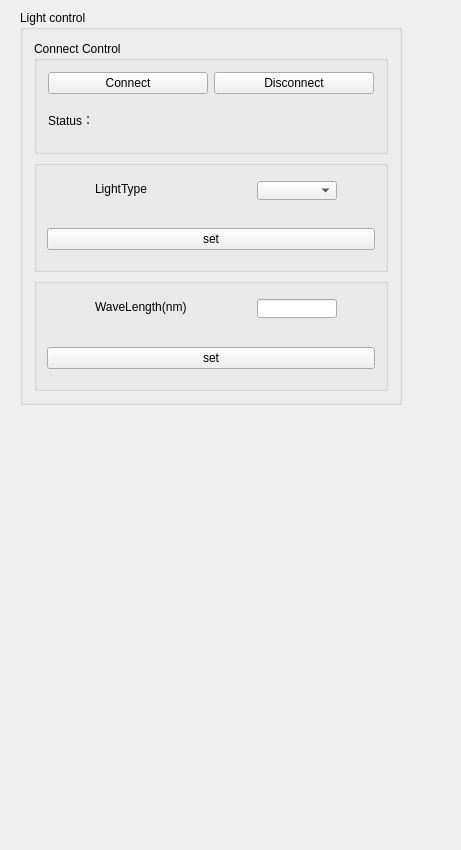
<?xml version="1.0" encoding="UTF-8"?>
<ui version="4.0">
 <class>LightAdjustWidgetClass</class>
 <widget class="QWidget" name="LightAdjustWidgetClass">
  <property name="geometry">
   <rect>
    <x>0</x>
    <y>0</y>
    <width>461</width>
    <height>850</height>
   </rect>
  </property>
  <property name="windowTitle">
   <string>LightAdjustWidget</string>
  </property>
  <widget class="QGroupBox" name="groupBox">
   <property name="geometry">
    <rect>
     <x>20</x>
     <y>10</y>
     <width>382</width>
     <height>395</height>
    </rect>
   </property>
   <property name="minimumSize">
    <size>
     <width>0</width>
     <height>200</height>
    </size>
   </property>
   <property name="title">
    <string>Light control</string>
   </property>
   <layout class="QVBoxLayout" name="verticalLayout_2">
    <item>
     <widget class="QGroupBox" name="groupBox_3">
      <property name="title">
       <string>Connect Control</string>
      </property>
      <layout class="QVBoxLayout" name="verticalLayout_4">
       <item>
        <layout class="QHBoxLayout" name="horizontalLayout_2">
         <item>
          <widget class="QPushButton" name="btn_connect">
           <property name="text">
            <string>Connect</string>
           </property>
          </widget>
         </item>
         <item>
          <widget class="QPushButton" name="btn_disconnect">
           <property name="text">
            <string>Disconnect</string>
           </property>
          </widget>
         </item>
        </layout>
       </item>
       <item>
        <layout class="QHBoxLayout" name="horizontalLayout_3" stretch="0,3">
         <item>
          <widget class="QLabel" name="label">
           <property name="text">
            <string>Status：</string>
           </property>
          </widget>
         </item>
         <item>
          <widget class="QLabel" name="label_status">
           <property name="font">
            <font>
             <weight>75</weight>
             <bold>true</bold>
            </font>
           </property>
           <property name="text">
            <string/>
           </property>
          </widget>
         </item>
        </layout>
       </item>
      </layout>
     </widget>
    </item>
    <item>
     <widget class="QGroupBox" name="groupBox_2">
      <property name="minimumSize">
       <size>
        <width>0</width>
        <height>0</height>
       </size>
      </property>
      <property name="title">
       <string/>
      </property>
      <layout class="QVBoxLayout" name="verticalLayout_9">
       <property name="spacing">
        <number>15</number>
       </property>
       <property name="leftMargin">
        <number>10</number>
       </property>
       <property name="topMargin">
        <number>15</number>
       </property>
       <property name="rightMargin">
        <number>10</number>
       </property>
       <property name="bottomMargin">
        <number>15</number>
       </property>
       <item>
        <widget class="QWidget" name="widget_2" native="true">
         <property name="minimumSize">
          <size>
           <width>0</width>
           <height>0</height>
          </size>
         </property>
         <widget class="QLabel" name="label_slow">
          <property name="geometry">
           <rect>
            <x>48</x>
            <y>0</y>
            <width>100</width>
            <height>16</height>
           </rect>
          </property>
          <property name="minimumSize">
           <size>
            <width>100</width>
            <height>0</height>
           </size>
          </property>
          <property name="maximumSize">
           <size>
            <width>100</width>
            <height>16777215</height>
           </size>
          </property>
          <property name="sizeIncrement">
           <size>
            <width>0</width>
            <height>0</height>
           </size>
          </property>
          <property name="text">
           <string>LightType</string>
          </property>
          <property name="alignment">
           <set>Qt::AlignLeading|Qt::AlignLeft|Qt::AlignVCenter</set>
          </property>
         </widget>
         <widget class="QComboBox" name="comboBox_type">
          <property name="geometry">
           <rect>
            <x>210</x>
            <y>0</y>
            <width>80</width>
            <height>19</height>
           </rect>
          </property>
          <property name="minimumSize">
           <size>
            <width>80</width>
            <height>0</height>
           </size>
          </property>
          <property name="maximumSize">
           <size>
            <width>80</width>
            <height>16777215</height>
           </size>
          </property>
         </widget>
        </widget>
       </item>
       <item>
        <widget class="QWidget" name="widget" native="true">
         <property name="minimumSize">
          <size>
           <width>0</width>
           <height>0</height>
          </size>
         </property>
         <layout class="QHBoxLayout" name="horizontalLayout_4">
          <property name="spacing">
           <number>15</number>
          </property>
          <property name="leftMargin">
           <number>0</number>
          </property>
          <property name="topMargin">
           <number>0</number>
          </property>
          <property name="rightMargin">
           <number>0</number>
          </property>
          <property name="bottomMargin">
           <number>0</number>
          </property>
          <item>
           <widget class="QPushButton" name="btn_set_2">
            <property name="text">
             <string>set</string>
            </property>
           </widget>
          </item>
         </layout>
        </widget>
       </item>
      </layout>
     </widget>
    </item>
    <item>
     <widget class="QWidget" name="widget_3" native="true">
      <property name="minimumSize">
       <size>
        <width>0</width>
        <height>0</height>
       </size>
      </property>
      <layout class="QHBoxLayout" name="horizontalLayout_6">
       <property name="spacing">
        <number>15</number>
       </property>
       <property name="leftMargin">
        <number>0</number>
       </property>
       <property name="topMargin">
        <number>0</number>
       </property>
       <property name="rightMargin">
        <number>0</number>
       </property>
       <property name="bottomMargin">
        <number>0</number>
       </property>
       <item>
        <widget class="QGroupBox" name="groupBox_4">
         <property name="minimumSize">
          <size>
           <width>0</width>
           <height>0</height>
          </size>
         </property>
         <property name="title">
          <string/>
         </property>
         <layout class="QVBoxLayout" name="verticalLayout_10">
          <property name="spacing">
           <number>15</number>
          </property>
          <property name="leftMargin">
           <number>10</number>
          </property>
          <property name="topMargin">
           <number>15</number>
          </property>
          <property name="rightMargin">
           <number>10</number>
          </property>
          <property name="bottomMargin">
           <number>15</number>
          </property>
          <item>
           <widget class="QWidget" name="widget_4" native="true">
            <property name="minimumSize">
             <size>
              <width>0</width>
              <height>0</height>
             </size>
            </property>
            <widget class="QLabel" name="label_slow_2">
             <property name="geometry">
              <rect>
               <x>48</x>
               <y>0</y>
               <width>100</width>
               <height>16</height>
              </rect>
             </property>
             <property name="minimumSize">
              <size>
               <width>100</width>
               <height>0</height>
              </size>
             </property>
             <property name="maximumSize">
              <size>
               <width>100</width>
               <height>16777215</height>
              </size>
             </property>
             <property name="sizeIncrement">
              <size>
               <width>0</width>
               <height>0</height>
              </size>
             </property>
             <property name="text">
              <string>WaveLength(nm)</string>
             </property>
             <property name="alignment">
              <set>Qt::AlignLeading|Qt::AlignLeft|Qt::AlignVCenter</set>
             </property>
            </widget>
            <widget class="QLineEdit" name="lineEdit_wave_2">
             <property name="geometry">
              <rect>
               <x>210</x>
               <y>0</y>
               <width>80</width>
               <height>19</height>
              </rect>
             </property>
             <property name="minimumSize">
              <size>
               <width>80</width>
               <height>0</height>
              </size>
             </property>
             <property name="maximumSize">
              <size>
               <width>80</width>
               <height>16777215</height>
              </size>
             </property>
            </widget>
           </widget>
          </item>
          <item>
           <widget class="QWidget" name="widget_5" native="true">
            <property name="minimumSize">
             <size>
              <width>0</width>
              <height>0</height>
             </size>
            </property>
            <layout class="QHBoxLayout" name="horizontalLayout_5">
             <property name="spacing">
              <number>15</number>
             </property>
             <property name="leftMargin">
              <number>0</number>
             </property>
             <property name="topMargin">
              <number>0</number>
             </property>
             <property name="rightMargin">
              <number>0</number>
             </property>
             <property name="bottomMargin">
              <number>0</number>
             </property>
             <item>
              <widget class="QPushButton" name="btn_set">
               <property name="text">
                <string>set</string>
               </property>
              </widget>
             </item>
            </layout>
           </widget>
          </item>
         </layout>
        </widget>
       </item>
      </layout>
     </widget>
    </item>
   </layout>
  </widget>
 </widget>
 <layoutdefault spacing="6" margin="11"/>
 <resources/>
 <connections/>
</ui>
